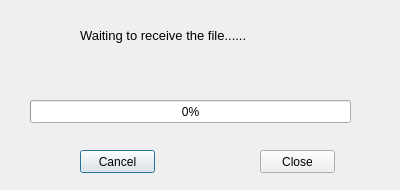
<?xml version="1.0" encoding="UTF-8"?>
<ui version="4.0">
 <class>Client</class>
 <widget class="QDialog" name="Client">
  <property name="geometry">
   <rect>
    <x>0</x>
    <y>0</y>
    <width>400</width>
    <height>190</height>
   </rect>
  </property>
  <property name="windowTitle">
   <string>接收</string>
  </property>
  <widget class="QLabel" name="cStatusLbl">
   <property name="geometry">
    <rect>
     <x>80</x>
     <y>0</y>
     <width>331</width>
     <height>71</height>
    </rect>
   </property>
   <property name="font">
    <font>
     <pointsize>10</pointsize>
    </font>
   </property>
   <property name="text">
    <string>Waiting to receive the file......</string>
   </property>
  </widget>
  <widget class="QProgressBar" name="progressBar">
   <property name="geometry">
    <rect>
     <x>30</x>
     <y>100</y>
     <width>321</width>
     <height>23</height>
    </rect>
   </property>
   <property name="value">
    <number>0</number>
   </property>
  </widget>
  <widget class="QPushButton" name="cCancleBtn">
   <property name="geometry">
    <rect>
     <x>80</x>
     <y>150</y>
     <width>75</width>
     <height>23</height>
    </rect>
   </property>
   <property name="text">
    <string>Cancel</string>
   </property>
  </widget>
  <widget class="QPushButton" name="cCloseBtn">
   <property name="geometry">
    <rect>
     <x>260</x>
     <y>150</y>
     <width>75</width>
     <height>23</height>
    </rect>
   </property>
   <property name="text">
    <string>Close</string>
   </property>
  </widget>
 </widget>
 <resources/>
 <connections/>
</ui>
